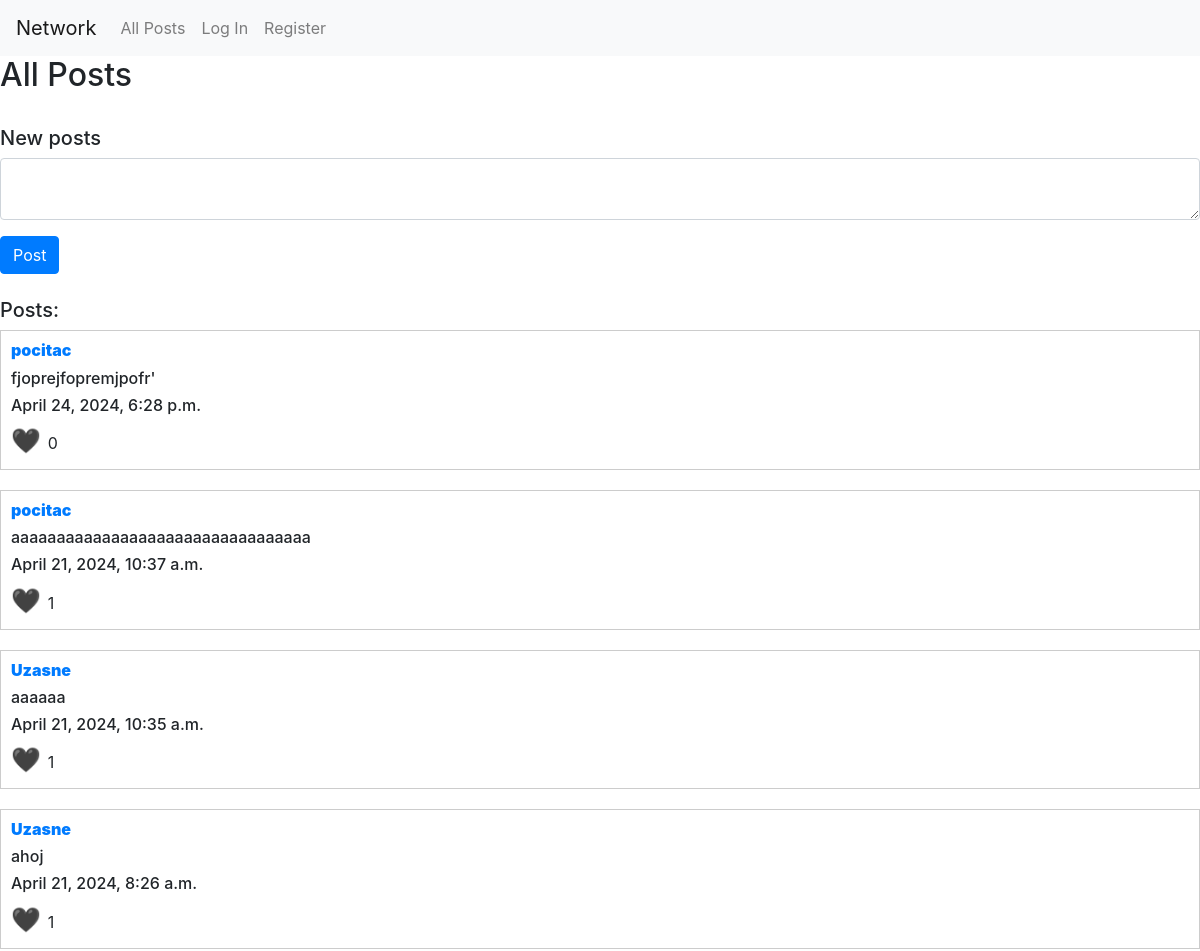
The app's page / (upper part), older data.
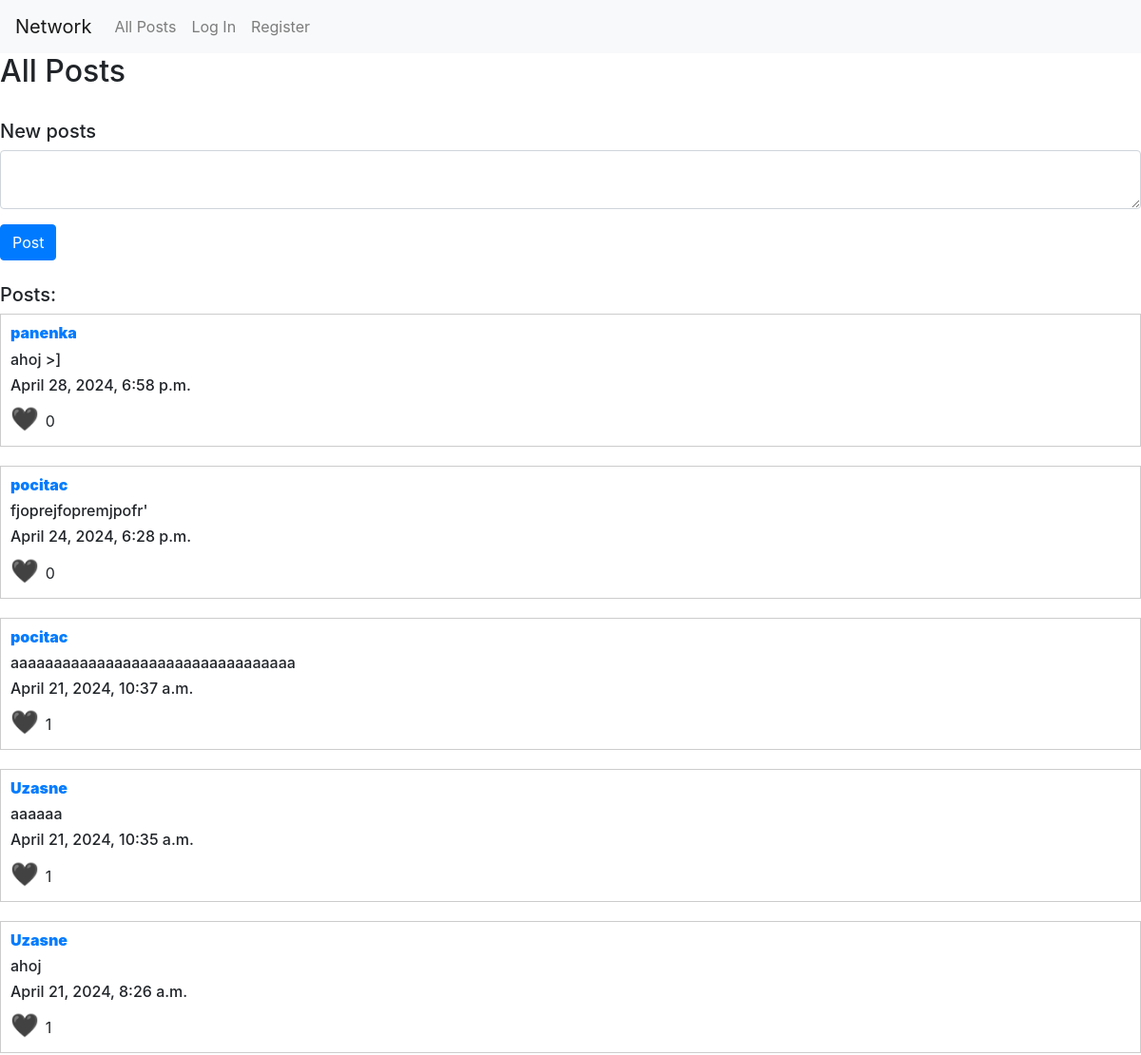
The same page, newer data.
### network/models.py (models this page shows)
class Post(models.Model):
    id = models.IntegerField(primary_key=True)
    date = models.DateTimeField(auto_now=True)
    information = models.CharField(max_length=1024)
    author = models.ForeignKey(User, on_delete=models.CASCADE, related_name="posts")
    likes = models.ManyToManyField(User)

class User(AbstractUser):
    followers = models.ManyToManyField("self", symmetrical=False)

### network/views.py (the view)
# urls.py: path("", views.index, name="index"),
def index(request):
    if request.method == "POST":
        new_post = request.POST["new_post"]
        post = Post (information=new_post, author=request.user)
        post.save()
        return HttpResponseRedirect(reverse("index"))
    else:
        posts = Post.objects.all().order_by('-date')
        paginator = Paginator(posts, 10)
        page_number = request.GET.get("page", 1)
        page_obj = paginator.get_page(page_number)
        list_stranek = [i for i in range(1, paginator.num_pages+1)]
        return render (request, "network/index.html", {"posts": page_obj, "pages":list_stranek})

### network/templates/network/index.html (shortened to what this page needs)
{% extends "network/all_posts.html" %}
{% block all_posts %}
<h2>All Posts</h2>
<br>
<h5>New posts</h5>
<form action="{% url 'index' %}" method="post">
    <div class="form-group">
        <textarea autofocus class="form-control" type="text" name="new_post" placeholder="new_post">
    </textarea>
    </div>
    <input class="btn btn-primary" type="submit" value="Post">
</form>
<br>
<h5>Posts:</h5>
{% endblock %}

### network/templates/network/all_posts.html (shortened to what this page needs)
{% extends "network/layout.html" %}
{% block body %}
{%  block all_posts %}
{% endblock %}
{% for post in posts %}
<div class="post">
    <h6 class="author">
        <a href="{% url 'profile' post.author %}"><strong>{{ post.author}}</strong></a>
    </h6>
    <h6>{{post.information}}</h6>
    <h6>{{post.date}}</h6>
    <span data-post-id="{{post.id}}" class="heart" onclick="likes(this)">
        {% if not user in post.likes.all %}
            🖤
        {% else %}
            ❤️
        {% endif %}
        </span>
    <span id="likes-{{post.id}}">{{post.likes.all|length}}</span>
</div>
{%endfor%}
{% endblock %}

Row changes from the older to the newer data that the page shows:
added Post: author "panenka", information "ahoj >]", date "April 28, 2024, 6:58 p.m.", likes.all|length "0"
